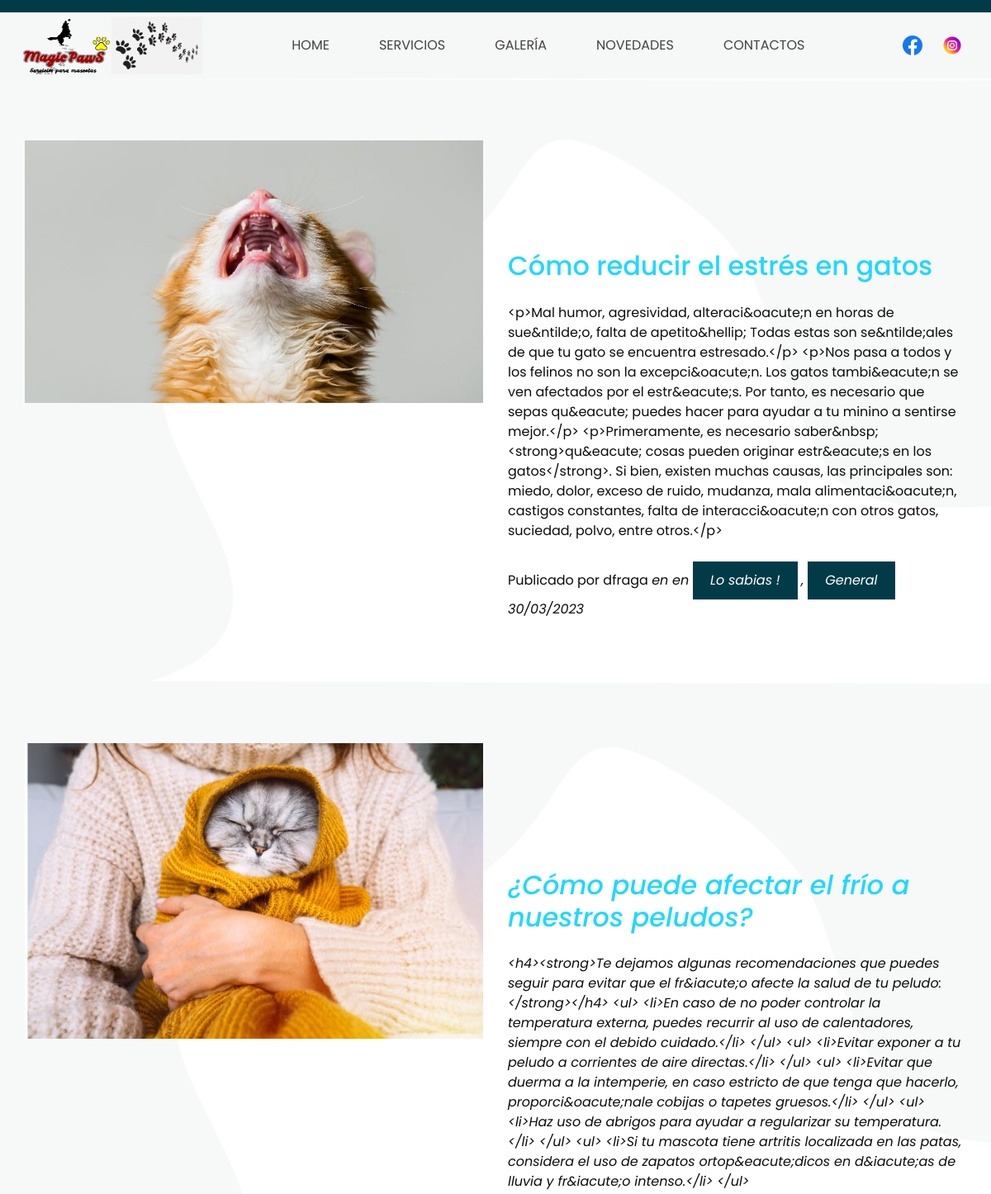
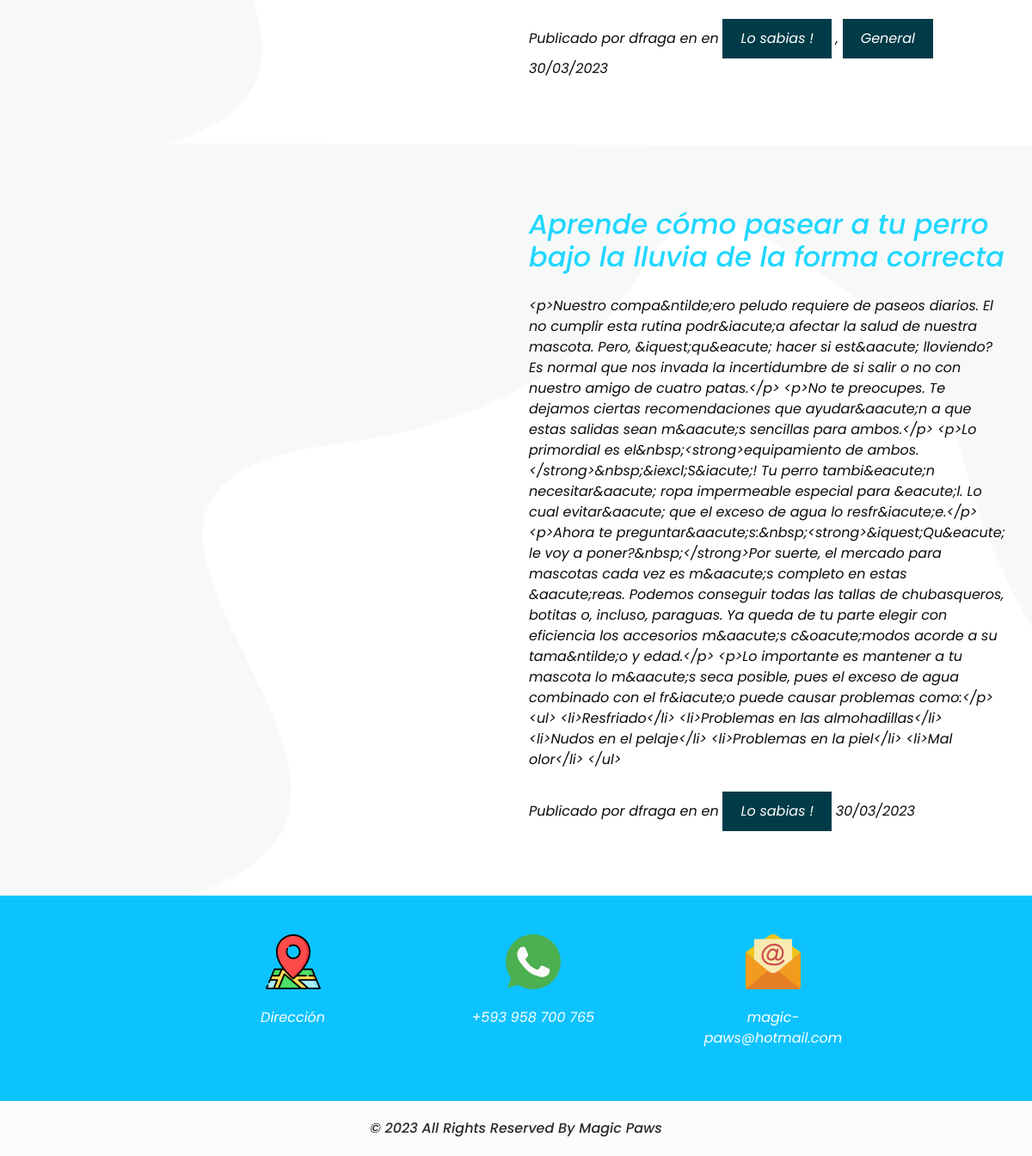
The page /about/category/2/ on the database its author committed (2 pictures, top to bottom).
### about/models.py (models this page shows, shortened)
class About(models.Model):
    title = models.CharField(max_length=200, verbose_name="Título")
    content = RichTextField(verbose_name="Contenido")
    published = models.DateTimeField(
        verbose_name="Fecha de publicación", default=now)
    image = models.ImageField(verbose_name="Imagen",
                              upload_to="about", null=True, blank=True)
    author = models.ForeignKey(
        User, verbose_name="Autor", on_delete=models.CASCADE)
    category = models.ManyToManyField(Category, verbose_name="Categorias")
    created = models.DateTimeField(
        auto_now_add=True, verbose_name="Fecha de creación")
    updated = models.DateTimeField(
        auto_now=True, verbose_name="Fecha de actualización")
    class Meta:
        verbose_name = "novedad"
        verbose_name_plural = "novedades"
        ordering = ["-created"]

class Category(models.Model):
    name = models.CharField(max_length=200, verbose_name="Nombre")
    created = models.DateTimeField(
        auto_now_add=True, verbose_name="Fecha de creación")
    updated = models.DateTimeField(
        auto_now=True, verbose_name="Fecha de actualización")
    class Meta:
        verbose_name = "categoria"
        verbose_name_plural = "categorias"
        ordering = ["-created"]

### about/views.py (the view)
# urls.py: path('category/<int:categoryId>/', views.category, name="category")
def category(request, categoryId):
    catego=get_object_or_404(Category, id=categoryId)
    abouts=About.objects.filter(category=catego)
    return render(request ,"about/category.html",{"abouts":abouts})

### social/processor.py (called while the page is built)
def ctx_dict(request):
    ctx={}
    links=Link.objects.all()
    for link in links:
        ctx[link.key]=link.url
    return ctx

### about/templates/about/category.html (shortened to what this page needs)
{%extends "core/base.html"%}
{%block content%}
{%load static%}
{%for about in abouts%}
<section class="about_section layout_padding">
  <div class="container">
    <div class="row">
      <div class="col-md-6">
        <div class="img-box">
          {%if about.image.url != null%}
          <img src="{{about.image.url}}" alt="">
          {%endif%}
        </div>
      </div>
      <div class="col-md-6">
        <div class="detail-box">
          <h2 class="custom_heading">
            <span>
              {{about.title}}
            </span>
          </h2>
          <p>
            {{about.content}}
          </p>
          <div>
            <span>Publicado por {{about.author}}
              <em>en <em></em>
                <em>en <em></em>
                  {%for cate in about.category.all%}
                  <a href="{%url 'category' cate.id%}" class="link"> {{cate.name}} </a>
                  {%if not forloop.last%},{%endif%}
                  {%endfor%}
                  <em>{{about.published|date:"SHORT_DATE_FORMAT"}}<em></em>
                  </em></span>
          </div>
        </div>
      </div>
    </div>
  </div>
</section>
{%endfor%}
{%endblock%}

### core/static/core/css/style.css (style rules this page uses)
body { font-family: "Poppins", sans-serif; color: #0c0c0c; background-color: #ffffff; }
.layout_padding { padding: 75px 0; }
.custom_heading { color: #030404; }
.custom_heading span { color: #21d7ff; }
a, a:hover, a:focus { text-decoration: none; }
.about_section { background-image: url(../images/about-bg.png); background-size: cover; }
.about_section .row { -webkit-box-align: baseline; -ms-flex-align: baseline; align-items: baseline; }
.about_section .img-box img { width: 100%; }
.about_section .detail-box p { margin: 25px 0; }
.about_section .detail-box a { display: inline-block; padding: 10px 20px; background-color: #023b48; border: 1px solid #023b48; color: #ffffff; }

### core/static/core/css/responsive.css (style rules this page uses)
@media (min-width: 1200px) { .container { max-width: 1170px; } }

### rows shown on the page
About: image (picture), title "Cómo reducir el estrés en gatos", content "<p>Mal humor, agresividad, alteraci&oacute;n en horas de sue&ntilde;o, falta de apetito&hellip; Todas estas son se&ntilde;ales de que tu gato se encuentra estresado.</p> <p>Nos pasa a todos y los felinos no son la excepci&oacute;n. Los gatos tambi&eacute;n se ven afectados por el estr&eacute;s. Por tanto, es necesario que sepas qu&eacute; puedes hacer para ayudar a tu minino a sentirse mejor.</p> <p>Primeramente, es necesario saber&nbsp;<strong>qu&eacute; cosas pueden originar estr&eacute;s en los gatos</strong>. Si bien, existen muchas causas, las principales son: miedo, dolor, exceso de ruido, mudanza, mala alimentaci&oacute;n, castigos constantes, falta de interacci&oacute;n con otros…", author "dfraga", published "30/03/2023"
Category: name "Lo sabias !"
Category: name "General"
About: image (picture), title "¿Cómo puede afectar el frío a nuestros peludos?", content "<h4><strong>Te dejamos algunas recomendaciones que puedes seguir para evitar que el fr&iacute;o afecte la salud de tu peludo:</strong></h4> <ul> <li>En caso de no poder controlar la temperatura externa, puedes recurrir al uso de calentadores, siempre con el debido cuidado.</li> </ul> <ul> <li>Evitar exponer a tu peludo a corrientes de aire directas.</li> </ul> <ul> <li>Evitar que duerma a la intemperie, en caso estricto de que tenga que hacerlo, proporci&oacute;nale cobijas o tapetes gruesos.</li> </ul> <ul> <li>Haz uso de abrigos para ayudar a regularizar su temperatura.</li> </ul> <ul> <li>Si tu mascota tiene artritis localizada en las patas, considera el uso de zapatos ortop&eacute;dicos…", author "dfraga", published "30/03/2023"
About: title "Aprende cómo pasear a tu perro bajo la lluvia de la forma correcta", content "<p>Nuestro compa&ntilde;ero peludo requiere de paseos diarios. El no cumplir esta rutina podr&iacute;a afectar la salud de nuestra mascota. Pero, &iquest;qu&eacute; hacer si est&aacute; lloviendo? Es normal que nos invada la incertidumbre de si salir o no con nuestro amigo de cuatro patas.</p> <p>No te preocupes. Te dejamos ciertas recomendaciones que ayudar&aacute;n a que estas salidas sean m&aacute;s sencillas para ambos.</p> <p>Lo primordial es el&nbsp;<strong>equipamiento de ambos.</strong>&nbsp;&iexcl;S&iacute;! Tu perro tambi&eacute;n necesitar&aacute; ropa impermeable especial para &eacute;l. Lo cual evitar&aacute; que el exceso de agua lo resfr&iacute;e.</p> <p>Ahora te…", author "dfraga", published "30/03/2023"
